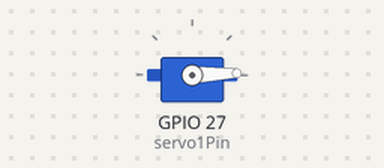
Simulated run of this sketch. Board: ESP32. On the bench: servo.

Above: at 0.05 s.
At 0.9 s:
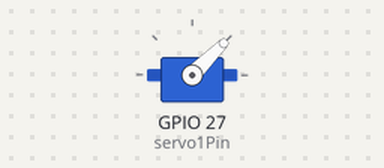
At 1.8 s:
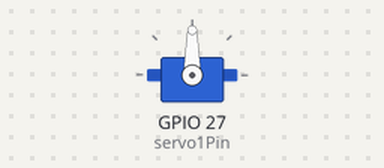
At 3.6 s:
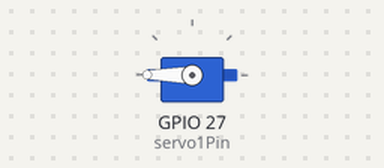
Timing chart, 0 to 8.3 s (numbered marks = the images above):
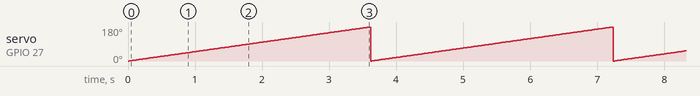

The sketch:

esp32-servo-test.ino
```cpp
#include <ESP32Servo.h>

// create servo object
Servo servo1;


int servo1Pin = 27;

int pos = 0;      // position in degrees

void setup()
{
	Serial.begin(115200);
	servo1.attach(servo1Pin);
}

void loop()
{
	for (pos = 0; pos <= 180; pos += 1) // sweep from 0 degrees to 180 degrees
	{
		servo1.write(pos);
		delay(20);             // waits 20ms for the servo to reach the position
	}

}
```

Measured:
- by itself, servo on GPIO 27 (servo1Pin): ramps from 0° to 180° and jumps back, once every 3.6 s
